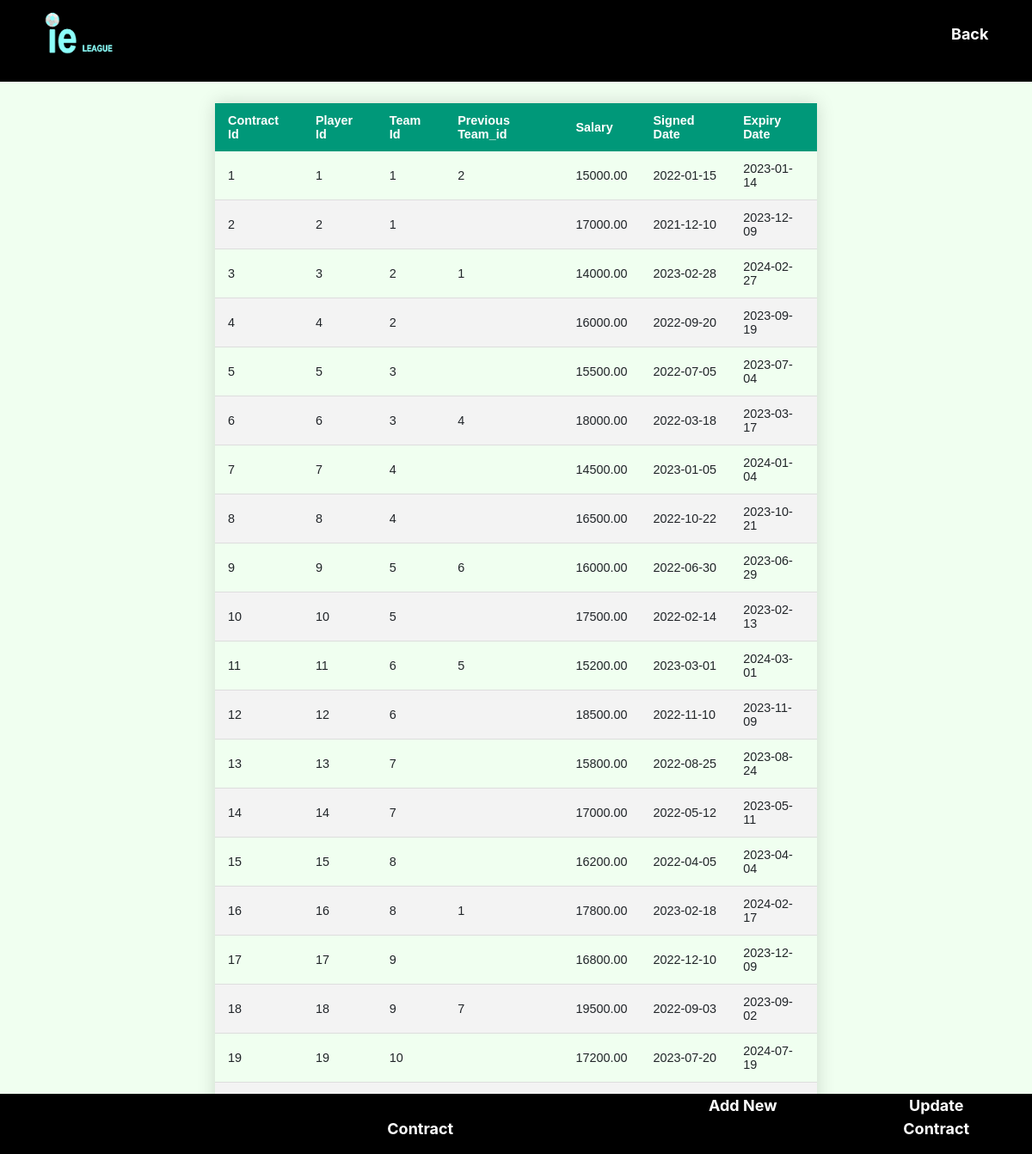
Screenshot of /Football_DB/contract.php with the database file from the repository.
### tables this page shows
CREATE TABLE contract (
    contract_id INT AUTO_INCREMENT PRIMARY KEY,
    player_id INT NOT NULL,
    team_id INT NOT NULL,
    previous_team_id INT,
    salary DECIMAL(10, 2) NOT NULL,
    signed_date DATE NOT NULL,
    expiry_date DATE NOT NULL,
    FOREIGN KEY (player_id) REFERENCES players(player_id) ON DELETE CASCADE,
    FOREIGN KEY (team_id) REFERENCES team(team_id) ON DELETE CASCADE,
    FOREIGN KEY (previous_team_id) REFERENCES team(team_id) ON DELETE SET NULL
);

### Football_DB/contract.php (the view, shortened to what this page needs)
<html>
<head>
<link rel="stylesheet" href="https://stackpath.bootstrapcdn.com/bootstrap/4.4.1/css/bootstrap.min.css">
</head>
<body style="background: honeydew;">
    <nav class="navbar background">
        <ul class="nav-list">
            <div class="logo">
			<a href= "adminhome.php">
                <img src= "logo.png" >
			</a>
            </div>
							<li><a href = "player.php" style="margin-left:900px">Back</a></li>
		</ul>
    </nav>
<table class="styled-table">
	<thead>
		<tr>
	<th>Contract Id</th>
	<th>Player Id</th>
	<th>Team Id</th>
	<th>Previous Team_id</th>
	<th>Salary</th>
	<th>Signed Date</th>
	<th>Expiry Date</th>
		</tr>
	</thead>
<?php
$db_host = "localhost";
$db_username = "root";
$db_password = "";
$db_database = "fmdb";
$db = mysqli_connect($db_host, $db_username, $db_password);
mysqli_select_db($db, $db_database);
if($_SERVER["REQUEST_METHOD"]=="POST"){
$playerid=$_POST["playerid"];
$sql = "SELECT * FROM contract where player_id=".$playerid."";
}else{
$sql = "SELECT * FROM contract";}
$result = mysqli_query($db, $sql);
while($row = $result->fetch_assoc()){
echo "<tr><td>" . $row["contract_id"] . "</td><td>" . $row["player_id"] . "</td><td>" . $row["team_id"] . "</td><td>" . $row["previous_team_id"] . "</td><td>" . $row["salary"] . "</td><td>" . $row["signed_date"] . "</td><td>" . $row["expiry_date"] . "</td></tr>" ;
}
?>
</table>
<nav class="footer background">
    <ul class="nav-list">
		<li><a href = "input_contract.html" style= "margin-left: 750px">Add New Contract</a></li>
		<li><a href = "update_contract.php">Update Contract</a></li>
	</ul>
</nav>
</body>
</html>

### Football_DB/contract.php (style rules this page uses)
* { margin: 0; padding: 0; }
.navbar { display: flex; align-items: center; justify-content: center; position: sticky; top: 0; cursor: pointer; }
.footer { display: flex; align-items: center; justify-content: center; cursor: pointer; position: fixed; left: 0; bottom: 0; width: 100%; background-color: black; color: white; text-align: center; }
.background { background: black; background-blend-mode: darken; background-size: cover; }
.nav-list { width: 100%; display: flex; align-items: center; }
.logo { display: flex; justify-content: left; align-items: left; }
.logo img { width: 150px; border-radius: 10px; }
.nav-list li { list-style: none; padding: 0px 40px }
.nav-list li a { font-size: 18px; font-weight: bold; text-decoration: none; color: white; }
.styled-table { border-collapse: collapse; margin: 25px 250px; font-size: 0.9em; font-family: sans-serif; min-width: 400px; box-shadow: 0 0 20px rgba(0, 0, 0, 0.15); }
.styled-table thead tr { background-color: #009879; color: #ffffff; text-align: left; }
.styled-table th, .styled-table td { padding: 12px 15px; }
.styled-table tbody tr { border-bottom: 1px solid #dddddd; }
.styled-table tbody tr:nth-of-type(even) { background-color: #f3f3f3; }
.styled-table tbody tr:last-of-type { border-bottom: 2px solid #009879; }

### rows the page displays
contract: contract_id "1", player "1", team "1", previous_team "2", salary "15000.00", signed_date "2022-01-15", expiry_date "2023-01-14"
contract: contract_id "2", player "2", team "1", salary "17000.00", signed_date "2021-12-10", expiry_date "2023-12-09"
contract: contract_id "3", player "3", team "2", previous_team "1", salary "14000.00", signed_date "2023-02-28", expiry_date "2024-02-27"
contract: contract_id "4", player "4", team "2", salary "16000.00", signed_date "2022-09-20", expiry_date "2023-09-19"
contract: contract_id "5", player "5", team "3", salary "15500.00", signed_date "2022-07-05", expiry_date "2023-07-04"
contract: contract_id "6", player "6", team "3", previous_team "4", salary "18000.00", signed_date "2022-03-18", expiry_date "2023-03-17"
contract: contract_id "7", player "7", team "4", salary "14500.00", signed_date "2023-01-05", expiry_date "2024-01-04"
contract: contract_id "8", player "8", team "4", salary "16500.00", signed_date "2022-10-22", expiry_date "2023-10-21"
contract: contract_id "9", player "9", team "5", previous_team "6", salary "16000.00", signed_date "2022-06-30", expiry_date "2023-06-29"
contract: contract_id "10", player "10", team "5", salary "17500.00", signed_date "2022-02-14", expiry_date "2023-02-13"
contract: contract_id "11", player "11", team "6", previous_team "5", salary "15200.00", signed_date "2023-03-01", expiry_date "2024-03-01"
contract: contract_id "12", player "12", team "6", salary "18500.00", signed_date "2022-11-10", expiry_date "2023-11-09"
contract: contract_id "13", player "13", team "7", salary "15800.00", signed_date "2022-08-25", expiry_date "2023-08-24"
contract: contract_id "14", player "14", team "7", salary "17000.00", signed_date "2022-05-12", expiry_date "2023-05-11"
contract: contract_id "15", player "15", team "8", salary "16200.00", signed_date "2022-04-05", expiry_date "2023-04-04"
contract: contract_id "16", player "16", team "8", previous_team "1", salary "17800.00", signed_date "2023-02-18", expiry_date "2024-02-17"
contract: contract_id "17", player "17", team "9", salary "16800.00", signed_date "2022-12-10", expiry_date "2023-12-09"
contract: contract_id "18", player "18", team "9", previous_team "7", salary "19500.00", signed_date "2022-09-03", expiry_date "2023-09-02"
contract: contract_id "19", player "19", team "10", salary "17200.00", signed_date "2023-07-20", expiry_date "2024-07-19"
